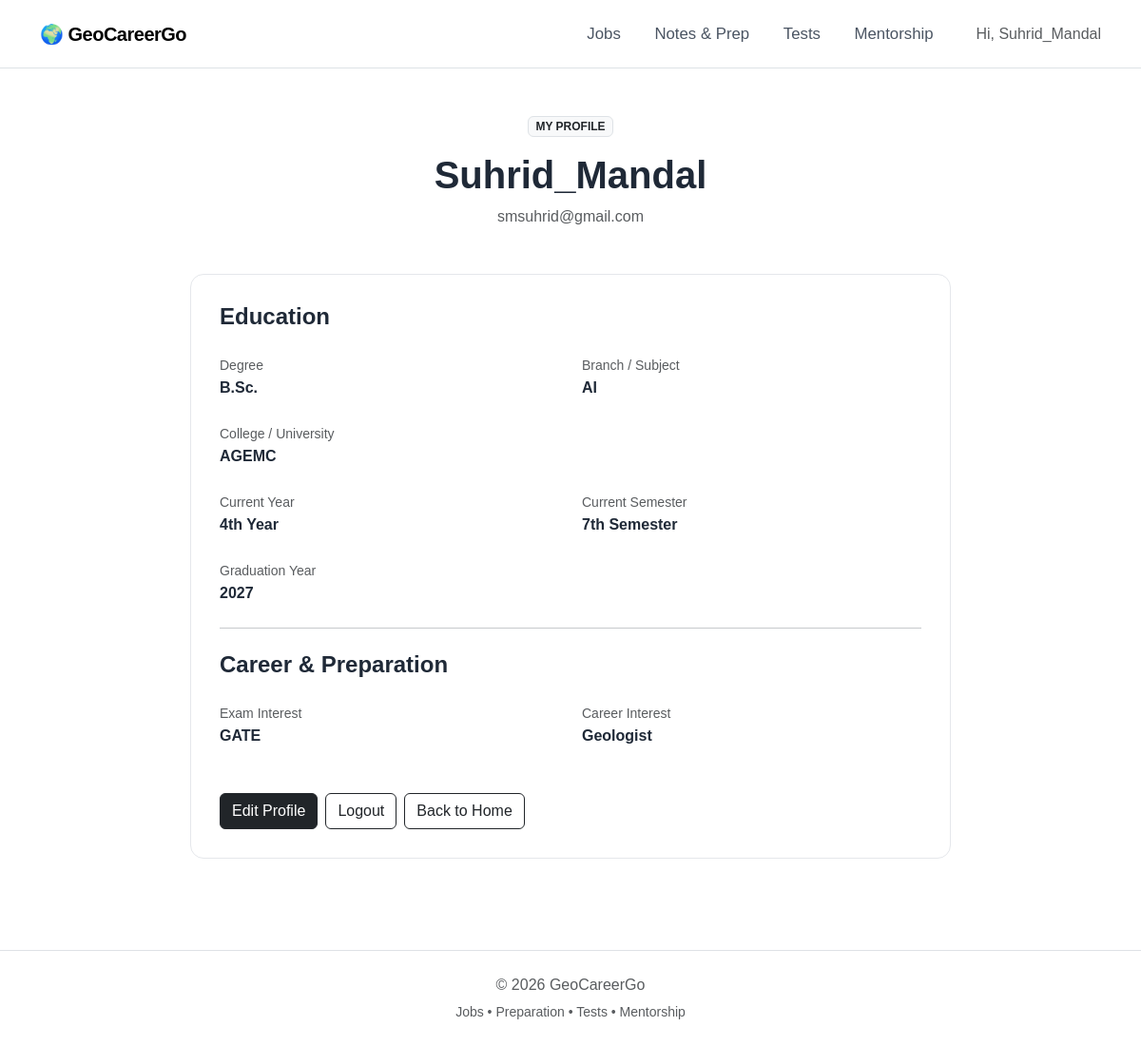
/accounts/profile/ (signed in), run on the app's committed database.
### accounts/models.py (models this page shows, shortened)
class StudentProfile(models.Model):
    DEGREE_CHOICES = [
        ("btech", "B.Tech"),
        ("be", "B.E."),
        ("bsc", "B.Sc."),
        ("msc", "M.Sc."),
        ("mtech", "M.Tech"),
        ("ma", "M.A."),
        ("phd", "Ph.D."),
        ("other", "Other"),
    ]
    YEAR_CHOICES = [
        ("1", "1st Year"),
        ("2", "2nd Year"),
        ("3", "3rd Year"),
        ("4", "4th Year"),
        ("graduated", "Graduated"),
    ]
    SEMESTER_CHOICES = [
        ("1", "1st Semester"),
        ("2", "2nd Semester"),
        ("3", "3rd Semester"),
        ("4", "4th Semester"),
        ("5", "5th Semester"),
        ("6", "6th Semester"),
        ("7", "7th Semester"),
        ("8", "8th Semester"),
    ]
    user = models.OneToOneField(
        User,
        on_delete=models.CASCADE,
        related_name="student_profile"
    )
    full_name = models.CharField(
        max_length=150,
        blank=True
    )
    degree = models.CharField(
        max_length=20,
        choices=DEGREE_CHOICES,
        blank=True
    )
    branch = models.CharField(
        max_length=100,
        blank=True
    )
    college = models.CharField(
        max_length=200,
        blank=True
    )
    year = models.CharField(
        max_length=20,
        choices=YEAR_CHOICES,
        blank=True
    )
    semester = models.CharField(
        max_length=20,
        choices=SEMESTER_CHOICES,
        blank=True
    )
    graduation_year = models.PositiveIntegerField(
        null=True,
        blank=True
    )
    career_interest = models.CharField(
        max_length=100,
        blank=True
    )
    exam_interest = models.CharField(
        max_length=100,
        blank=True
    )
    profile_completed = models.BooleanField(
        default=False
    )
    created_at = models.DateTimeField(
        auto_now_add=True
    )
    updated_at = models.DateTimeField(
        auto_now=True
    )

### accounts/views.py (the view)
@login_required
def profile_view(request):
    profile, created = StudentProfile.objects.get_or_create(
        user=request.user
    )
    return render(
        request,
        "accounts/profile.html",
        {
            "profile": profile,
        }
    )

### templates/accounts/profile.html (shortened to what this page needs)
{% extends "base.html" %}
{% block content %}
<section class="py-5">
    <div class="container">
        <div
            class="mx-auto"
            style="max-width: 800px;"
        >
            <div class="text-center mb-5">
                <span class="badge bg-light text-dark border mb-3">
                    MY PROFILE
                </span>
                <h1 class="fw-bold">
    {{ profile.full_name|default:user.username }}
</h1>
                <p class="text-muted">
                    {{ user.email }}
                </p>
            </div>
            <div class="feature-card">
                <h4 class="fw-bold mb-4">
                    Education
                </h4>
                <div class="row g-4">
                    <div class="col-md-6">
                        <small class="text-muted">
                            Degree
                        </small>
                        <p class="fw-semibold mb-0">
                            {{ profile.get_degree_display|default:"Not added" }}
                        </p>
                    </div>
                    <div class="col-md-6">
                        <small class="text-muted">
                            Branch / Subject
                        </small>
                        <p class="fw-semibold mb-0">
                            {{ profile.branch|default:"Not added" }}
                        </p>
                    </div>
                    <div class="col-12">
                        <small class="text-muted">
                            College / University
                        </small>
                        <p class="fw-semibold mb-0">
                            {{ profile.college|default:"Not added" }}
                        </p>
                    </div>
                    <div class="col-md-6">
                        <small class="text-muted">
                            Current Year
                        </small>
                        <p class="fw-semibold mb-0">
                            {{ profile.get_year_display|default:"Not added" }}
                        </p>
                    </div>
                    <div class="col-md-6">
                        <small class="text-muted">
                            Current Semester
                        </small>
                        <p class="fw-semibold mb-0">
                            {{ profile.get_semester_display|default:"Not added" }}
                        </p>
                    </div>
                    <div class="col-md-6">
                        <small class="text-muted">
                            Graduation Year
                        </small>
                        <p class="fw-semibold mb-0">
                            {{ profile.graduation_year|default:"Not added" }}
                        </p>
                    </div>
                </div>
                <hr class="my-4">
                <h4 class="fw-bold mb-4">
                    Career & Preparation
                </h4>
                <div class="row g-4">
                    <div class="col-md-6">
                        <small class="text-muted">
                            Exam Interest
                        </small>
                        <p class="fw-semibold mb-0">
                            {{ profile.exam_interest|default:"Not added" }}
                        </p>
                    </div>
                    <div class="col-md-6">
                        <small class="text-muted">
                            Career Interest
                        </small>
                        <p class="fw-semibold mb-0">
                            {{ profile.career_interest|default:"Not added" }}
                        </p>
                    </div>
                </div>
                <div class="mt-5 d-flex flex-wrap gap-2">
                    <a
                        href="{% url 'accounts:complete_profile' %}"
                        class="btn btn-dark"
                    >
                        Edit Profile
                    </a>
                    <a
                        href="{% url 'accounts:logout' %}"
                        class="btn btn-outline-dark"
                    >
                        Logout
                    </a>
                    <a
                        href="{% url 'core:home' %}"
                        class="btn btn-outline-dark"
                    >
                        Back to Home
                    </a>
                </div>
            </div>
        </div>
    </div>
</section>
{% endblock %}

### templates/base.html (shortened to what this page needs)
{% load static %}
<!DOCTYPE html>
<html lang="en">
<head>
    <link
        href="https://cdn.jsdelivr.net/npm/bootstrap@5.3.3/dist/css/bootstrap.min.css"
        rel="stylesheet"
    >
    <link
        rel="stylesheet"
        href="{% static 'css/style.css' %}"
    >
</head>
<body>
<nav class="navbar navbar-expand-lg bg-white border-bottom">
    <div class="container">
        <a
            class="navbar-brand fw-bold"
            href="{% url 'core:home' %}"
        >
            🌍 GeoCareerGo
        </a>
        <div
            class="collapse navbar-collapse"
            id="navbarNav"
        >
            <ul class="navbar-nav ms-auto align-items-lg-center">
                <li class="nav-item">
                    <a
                        class="nav-link"
                        href="{% url 'jobs:job_list' %}"
                    >
                        Jobs
                    </a>
                </li>
                <li class="nav-item">
                    <a
                        class="nav-link"
                        href="{% url 'notes:note_list' %}"
                    >
                        Notes & Prep
                    </a>
                </li>
                <li class="nav-item">
                    <a
                        class="nav-link"
                        href="{% url 'exam_tests:test_home' %}"
                    >
                        Tests
                    </a>
                </li>
                <li class="nav-item">
                    <a
                        class="nav-link"
                        href="{% url 'core:mentorship' %}"
                    >
                        Mentorship
                    </a>
                </li>
            </ul>
            <div class="ms-lg-3 mt-3 mt-lg-0">
                {% if user.is_authenticated %}
                   <span class="text-muted ms-3">
    Hi, {{ user.username }}
</span>
                {% endif %}
            </div>
        </div>
    </div>
</nav>
<main>
    {% block content %}
    {% endblock %}
</main>
<footer class="border-top mt-5 py-4">
    <div class="container text-center text-muted">
        <p class="mb-1">
            © 2026 GeoCareerGo
        </p>
        <small>
            Jobs • Preparation • Tests • Mentorship
        </small>
    </div>
</footer>
</body>
</html>

### static/css/style.css (style rules this page uses)
body { font-family: Arial, sans-serif; color: #1f2937; background: #ffffff; }
.navbar-brand { letter-spacing: -0.5px; }
.nav-link { color: #4b5563; margin-left: 10px; }
.feature-card { padding: 30px; border: 1px solid #e5e7eb; border-radius: 14px; background: white; transition: 0.2s; }
footer { background: #ffffff; }
.navbar { min-height: 72px; }
.navbar-brand { font-size: 1.25rem; }
.navbar .nav-link { font-size: 1.05rem; padding: 0.65rem 0.8rem !important; }

### data on the page
StudentProfile: full_name "Suhrid_Mandal", degree "B.Sc.", branch "AI", college "AGEMC", year "4th Year", semester "7th Semester", graduation_year "2027", exam_interest "GATE", career_interest "Geologist"

### other printed values
{{ user.username }} "Suhrid_Mandal"
{{ user.email }} "smsuhrid@gmail.com"
